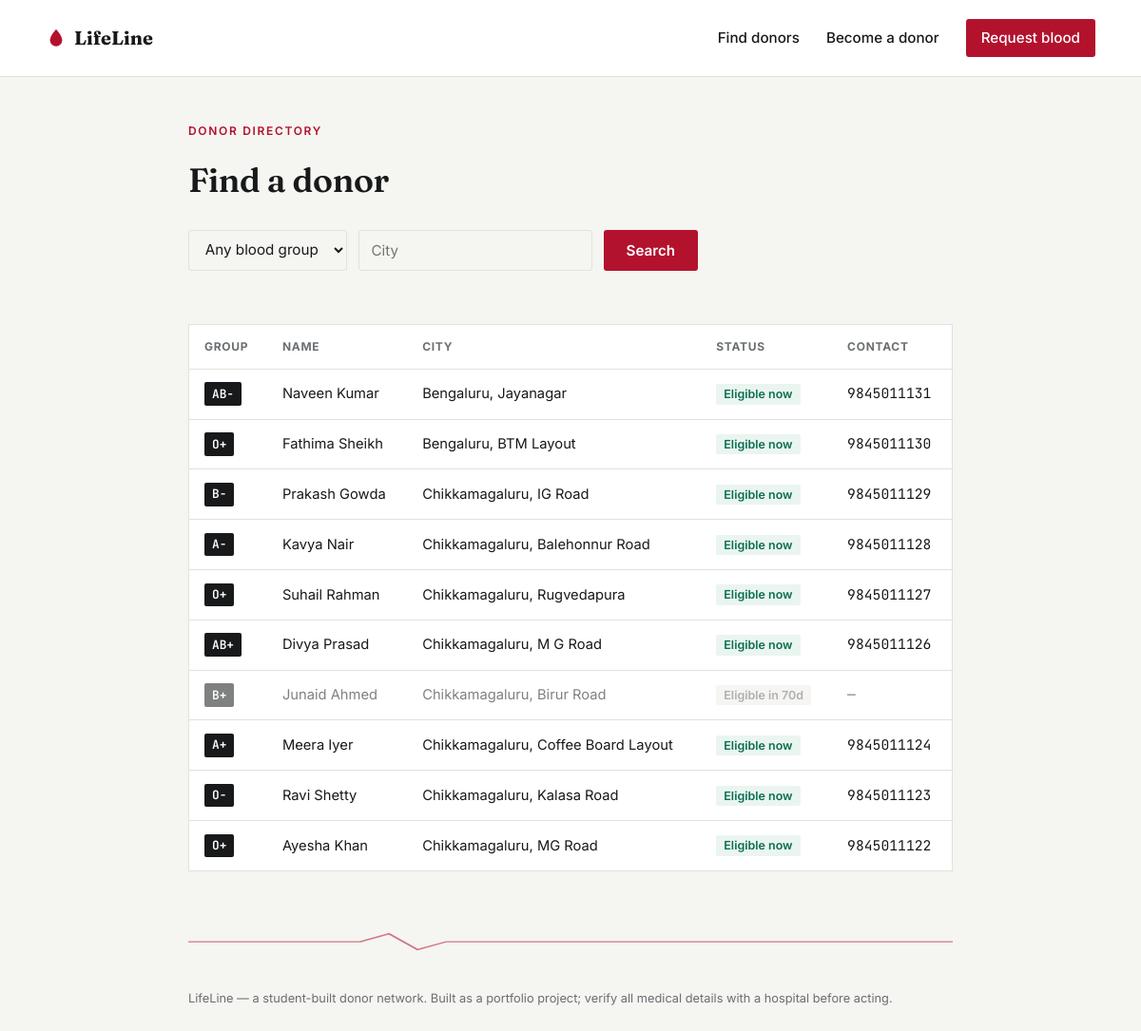
The page /donors on the database its author committed.
### tables this page shows
CREATE TABLE donors (
            id INTEGER PRIMARY KEY AUTOINCREMENT,
            name TEXT NOT NULL,
            blood_group TEXT NOT NULL,
            phone TEXT NOT NULL,
            city TEXT NOT NULL,
            area TEXT,
            last_donation_date TEXT,
            created_at TEXT NOT NULL
        );

### app.py (the view)
@app.route("/donors")
def donors_list():
    db = get_db()
    blood_group = request.args.get("blood_group", "")
    city = request.args.get("city", "")
    query = "SELECT * FROM donors WHERE 1=1"
    params = []
    if blood_group:
        query += " AND blood_group = ?"
        params.append(blood_group)
    if city:
        query += " AND city LIKE ?"
        params.append(f"%{city}%")
    query += " ORDER BY created_at DESC"
    rows = db.execute(query, params).fetchall()
    donors = []
    for r in rows:
        eligible, next_date = is_eligible(r["last_donation_date"])
        donors.append(
            {
                **dict(r),
                "eligible": eligible,
                "next_eligible_date": next_date.isoformat() if next_date else None,
                "days_left": days_until_eligible(r["last_donation_date"]),
            }
        )
    return render_template(
        "donors.html",
        donors=donors,
        blood_groups=BLOOD_GROUPS,
        selected_group=blood_group,
        selected_city=city,
    )

### app.py (called while the page is built)
def get_db():
    if "db" not in g:
        g.db = sqlite3.connect(DB_PATH)
        g.db.row_factory = sqlite3.Row
        g.db.execute("PRAGMA foreign_keys = ON")
    return g.db

def is_eligible(last_donation_date_str):
    if not last_donation_date_str:
        return True, None
    last = datetime.strptime(last_donation_date_str, "%Y-%m-%d").date()
    next_eligible = last + timedelta(days=ELIGIBILITY_GAP_DAYS)
    return date.today() >= next_eligible, next_eligible

def days_until_eligible(last_donation_date_str):
    eligible, next_date = is_eligible(last_donation_date_str)
    if eligible:
        return 0
    return (next_date - date.today()).days

### templates/donors.html (shortened to what this page needs)
{% extends "base.html" %}
{% block content %}
<section class="form-page">
  <p class="eyebrow">Donor directory</p>
  <h1>Find a donor</h1>
  <form method="get" class="filter-form">
    <select name="blood_group">
      <option value="">Any blood group</option>
    </select>
    <input type="text" name="city" placeholder="City" value="{{ selected_city }}">
    <button type="submit" class="btn btn-primary">Search</button>
  </form>
</section>
<section class="donor-list">
  {% if donors %}
    <table class="data-table">
      <thead>
        <tr>
          <th>Group</th>
          <th>Name</th>
          <th>City</th>
          <th>Status</th>
          <th>Contact</th>
        </tr>
      </thead>
      <tbody>
        {% for d in donors %}
        <tr class="{{ 'row-ineligible' if not d.eligible }}">
          <td><span class="tag">{{ d.blood_group }}</span></td>
          <td>{{ d.name }}</td>
          <td>{{ d.city }}{% if d.area %}, {{ d.area }}{% endif %}</td>
          <td>
            {% if d.eligible %}
              <span class="status status-open">Eligible now</span>
            {% else %}
              <span class="status status-fulfilled">Eligible in {{ d.days_left }}d</span>
            {% endif %}
          </td>
          <td class="mono">{{ d.phone if d.eligible else '—' }}</td>
        </tr>
        {% endfor %}
      </tbody>
    </table>
  {% else %}
    <p class="empty">No donors match yet. Try a different blood group or city, or <a href="{{ url_for('register') }}">be the first to register</a>.</p>
  {% endif %}
</section>
{% endblock %}

### templates/base.html (shortened to what this page needs)
<!doctype html>
<html lang="en">
<head>
  <link rel="stylesheet" href="{{ url_for('static', filename='style.css') }}">
</head>
<body>
  <header class="site-header">
    <a class="brand" href="{{ url_for('home') }}">
      <span class="brand-mark" aria-hidden="true">
        <svg viewBox="0 0 24 24" width="22" height="22"><path d="M12 2s7 7.5 7 12.5A7 7 0 0 1 5 14.5C5 9.5 12 2 12 2Z" fill="currentColor"/></svg>
      </span>
      LifeLine
    </a>
    <nav class="site-nav">
      <a href="{{ url_for('donors_list') }}">Find donors</a>
      <a href="{{ url_for('register') }}">Become a donor</a>
      <a href="{{ url_for('new_request') }}" class="nav-cta">Request blood</a>
    </nav>
  </header>
  <main>
    {% block content %}{% endblock %}
  </main>
  <footer class="site-footer">
    <div class="pulse-divider" aria-hidden="true">
      <svg viewBox="0 0 400 24" preserveAspectRatio="none"><polyline points="0,12 90,12 105,2 120,22 135,12 400,12" fill="none" stroke="currentColor" stroke-width="1.5"/></svg>
    </div>
    <p>LifeLine — a student-built donor network. Built as a portfolio project; verify all medical details with a hospital before acting.</p>
  </footer>
</body>
</html>

### static/style.css (style rules this page uses)
:root { --bg: #F5F5F1; --surface: #FFFFFF; --ink: #17191A; --muted: #6B6F72; --border: #E3E1DA; --crimson: #B3122D; --crimson-dark: #8A0E23; --teal: #0B6E52; --amber: #B4720A; --radius: 3px; }
* { box-sizing: border-box; }
html { scroll-behavior: smooth; }
body { margin: 0; background: var(--bg); color: var(--ink); font-family: 'Inter', system-ui, sans-serif; line-height: 1.55; }
h1, h2, h3 { font-family: 'Fraunces', Georgia, serif; font-weight: 600; letter-spacing: -0.01em; margin: 0 0 0.5rem; }
a { color: inherit; }
.mono { font-family: 'JetBrains Mono', monospace; font-size: 0.9em; }
.site-header { display: flex; align-items: center; justify-content: space-between; padding: 1.25rem 3rem; border-bottom: 1px solid var(--border); background: var(--surface); }
.brand { display: flex; align-items: center; gap: 0.5rem; font-family: 'Fraunces', serif; font-weight: 700; font-size: 1.25rem; text-decoration: none; color: var(--ink); }
.brand-mark { color: var(--crimson); display: inline-flex; }
.site-nav { display: flex; align-items: center; gap: 1.75rem; }
.site-nav a { text-decoration: none; font-weight: 500; font-size: 0.95rem; color: var(--ink); }
.site-nav a.nav-cta { background: var(--crimson); color: #fff; padding: 0.5rem 1rem; border-radius: var(--radius); }
main { max-width: 900px; margin: 0 auto; padding: 0 3rem; }
.eyebrow { text-transform: uppercase; letter-spacing: 0.14em; font-size: 0.75rem; font-weight: 600; color: var(--crimson); margin: 0 0 1rem; }
.btn { display: inline-block; padding: 0.7rem 1.4rem; border-radius: var(--radius); text-decoration: none; font-weight: 600; font-size: 0.95rem; border: 1px solid transparent; cursor: pointer; font-family: inherit; }
.btn-primary { background: var(--crimson); color: #fff; }
.pulse-divider { color: var(--crimson); opacity: 0.55; margin: 2.5rem 0; }
.pulse-divider svg { width: 100%; height: 20px; display: block; }
.tag { display: inline-block; font-family: 'JetBrains Mono', monospace; font-weight: 600; font-size: 0.8rem; background: var(--ink); color: #fff; padding: 0.15rem 0.5rem; border-radius: 2px; }
.status { font-size: 0.78rem; font-weight: 600; padding: 0.2rem 0.5rem; border-radius: 2px; }
.status-open { background: #EAF5EF; color: var(--teal); }
.status-fulfilled { background: #F0EEE8; color: var(--muted); }
.form-page { padding: 3rem 0 1rem; }
.form-page h1 { font-size: 2.2rem; margin-bottom: 0.5rem; }
input, select { font-family: inherit; font-size: 0.95rem; padding: 0.6rem 0.7rem; border: 1px solid var(--border); border-radius: var(--radius); background: var(--bg); color: var(--ink); }
.filter-form { display: flex; gap: 0.75rem; margin: 1.5rem 0 2.5rem; flex-wrap: wrap; }
.filter-form select, .filter-form input { padding: 0.6rem 0.8rem; }
.donor-list { margin-bottom: 4rem; }
.data-table { width: 100%; border-collapse: collapse; background: var(--surface); border: 1px solid var(--border); }
.data-table th, .data-table td { text-align: left; padding: 0.85rem 1rem; border-bottom: 1px solid var(--border); font-size: 0.92rem; }
.data-table th { font-size: 0.75rem; text-transform: uppercase; letter-spacing: 0.06em; color: var(--muted); }
.row-ineligible { opacity: 0.55; }
.site-footer { max-width: 900px; margin: 0 auto; padding: 0 3rem 3rem; }
.site-footer p { color: var(--muted); font-size: 0.8rem; }

### rows shown on the page
donors: blood_group "AB-", name "Naveen Kumar", city "Bengaluru", area "Jayanagar", shows "Eligible now", phone "9845011131"
donors: blood_group "O+", name "Fathima Sheikh", city "Bengaluru", area "BTM Layout", shows "Eligible now", phone "9845011130"
donors: blood_group "B-", name "Prakash Gowda", city "Chikkamagaluru", area "IG Road", shows "Eligible now", phone "9845011129"
donors: blood_group "A-", name "Kavya Nair", city "Chikkamagaluru", area "Balehonnur Road", shows "Eligible now", phone "9845011128"
donors: blood_group "O+", name "Suhail Rahman", city "Chikkamagaluru", area "Rugvedapura", shows "Eligible now", phone "9845011127"
donors: blood_group "AB+", name "Divya Prasad", city "Chikkamagaluru", area "M G Road", shows "Eligible now", phone "9845011126"
donors: blood_group "B+", name "Junaid Ahmed", city "Chikkamagaluru", area "Birur Road", days_left "70", phone "—"
donors: blood_group "A+", name "Meera Iyer", city "Chikkamagaluru", area "Coffee Board Layout", shows "Eligible now", phone "9845011124"
donors: blood_group "O-", name "Ravi Shetty", city "Chikkamagaluru", area "Kalasa Road", shows "Eligible now", phone "9845011123"
donors: blood_group "O+", name "Ayesha Khan", city "Chikkamagaluru", area "MG Road", shows "Eligible now", phone "9845011122"
